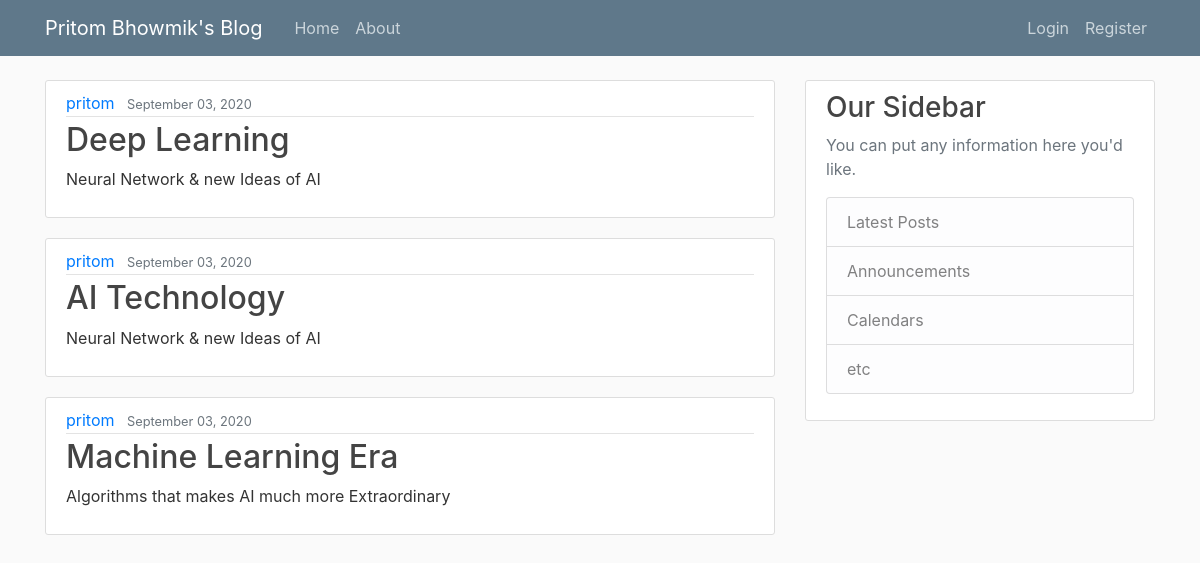
Before: / with the older database file.
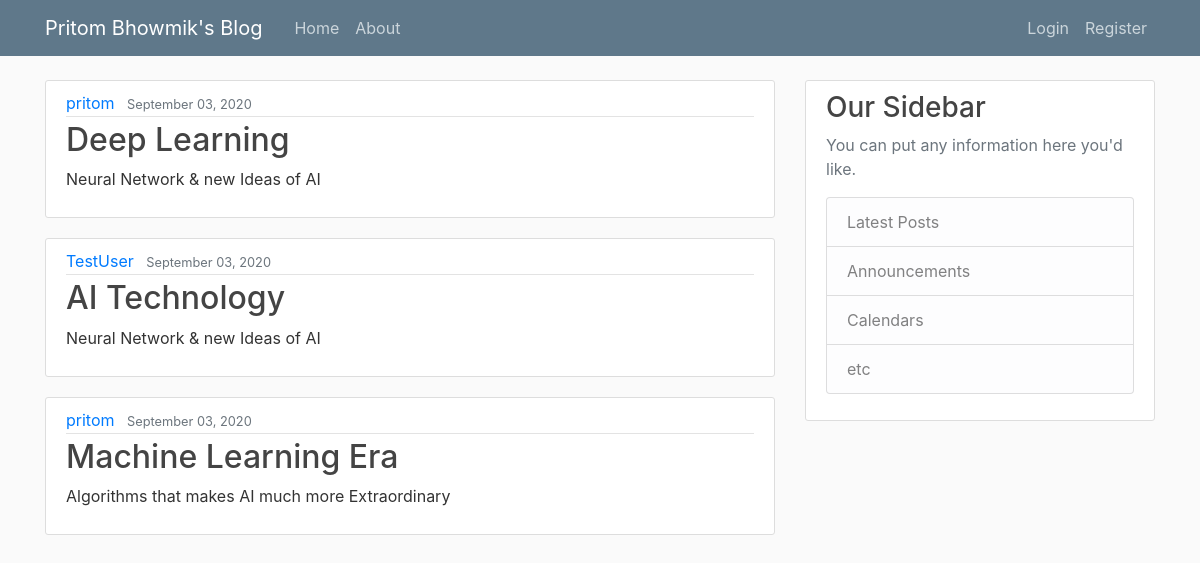
After: the same page with the newer database file.
### blog/models.py (models this page shows, shortened)
class Post(models.Model):
    title = models.CharField(max_length=100)
    content = models.TextField()
    date_posted = models.DateTimeField(default=timezone.now)
    author = models.ForeignKey(User, on_delete=models.CASCADE)

### blog/views.py (the view)
# urls.py: path('', views.home, name='blog-home'),
def home(request):
    context = {
        'posts': Post.objects.all()
    }
    return render(request, 'blog/home.html', context)

### blog/templates/blog/home.html
{% extends "blog/base.html" %} {% block content %} {% for post in posts %}
<article class="media content-section">
  <div class="media-body">
    <div class="article-metadata">
      <a class="mr-2" href="#">{{ post.author }}</a>
      <small class="text-muted">{{ post.date_posted |date:"F d, Y" }}</small>
    </div>
    <h2><a class="article-title" href="#">{{ post.title }}</a></h2>
    <p class="article-content">{{ post.content }}</p>
  </div>
</article>
{% endfor %} {% endblock content %}

### blog/templates/blog/base.html (shortened to what this page needs)
{% load static %}
<!DOCTYPE html>
<html lang="en">
  <head>
    <link rel="stylesheet" href="https://stackpath.bootstrapcdn.com/bootstrap/4.5.2/css/bootstrap.min.css">
    <link rel="stylesheet" type="text/css" href="{% static 'blog/main.css' %}">
  </head>
  <body>
    <header class="site-header">
        <nav class="navbar navbar-expand-md navbar-dark bg-steel fixed-top">
          <div class="container">
            <a class="navbar-brand mr-4" href="{% url 'blog-home' %}">Pritom Bhowmik's Blog</a>
            <div class="collapse navbar-collapse" id="navbarToggle">
              <div class="navbar-nav mr-auto">
                <a class="nav-item nav-link" href="{% url 'blog-home' %}">Home</a>
                <a class="nav-item nav-link" href="{% url 'blog-about' %}">About</a>
              </div>
              <div class="navbar-nav">
                <a class="nav-item nav-link" href="#">Login</a>
                <a class="nav-item nav-link" href="#">Register</a>
              </div>
            </div>
          </div>
        </nav>
      </header>
      <main role="main" class="container">
        <div class="row">
          <div class="col-md-8">
            {% block content %}{% endblock %}
          </div>
          <div class="col-md-4">
            <div class="content-section">
              <h3>Our Sidebar</h3>
              <p class='text-muted'>You can put any information here you'd like.
                <ul class="list-group">
                  <li class="list-group-item list-group-item-light">Latest Posts</li>
                  <li class="list-group-item list-group-item-light">Announcements</li>
                  <li class="list-group-item list-group-item-light">Calendars</li>
                  <li class="list-group-item list-group-item-light">etc</li>
                </ul>
              </p>
            </div>
          </div>
        </div>
      </main>
  </body>
</html>

### blog/static/blog/main.css (style rules this page uses)
body { background: #fafafa; color: #333333; margin-top: 5rem; }
h1, h2, h3, h4, h5, h6 { color: #444444; }
ul { margin: 0; }
.bg-steel { background-color: #5f788a; }
.site-header .navbar-nav .nav-link { color: #cbd5db; }
.content-section { background: #ffffff; padding: 10px 20px; border: 1px solid #dddddd; border-radius: 3px; margin-bottom: 20px; }
.article-title { color: #444444; }
.article-content { white-space: pre-line; }
.article-metadata { padding-bottom: 1px; margin-bottom: 4px; border-bottom: 1px solid #e3e3e3; }

Changed rows visible on the page:
changed Post "AI Technology": author "pritom" → "TestUser"
